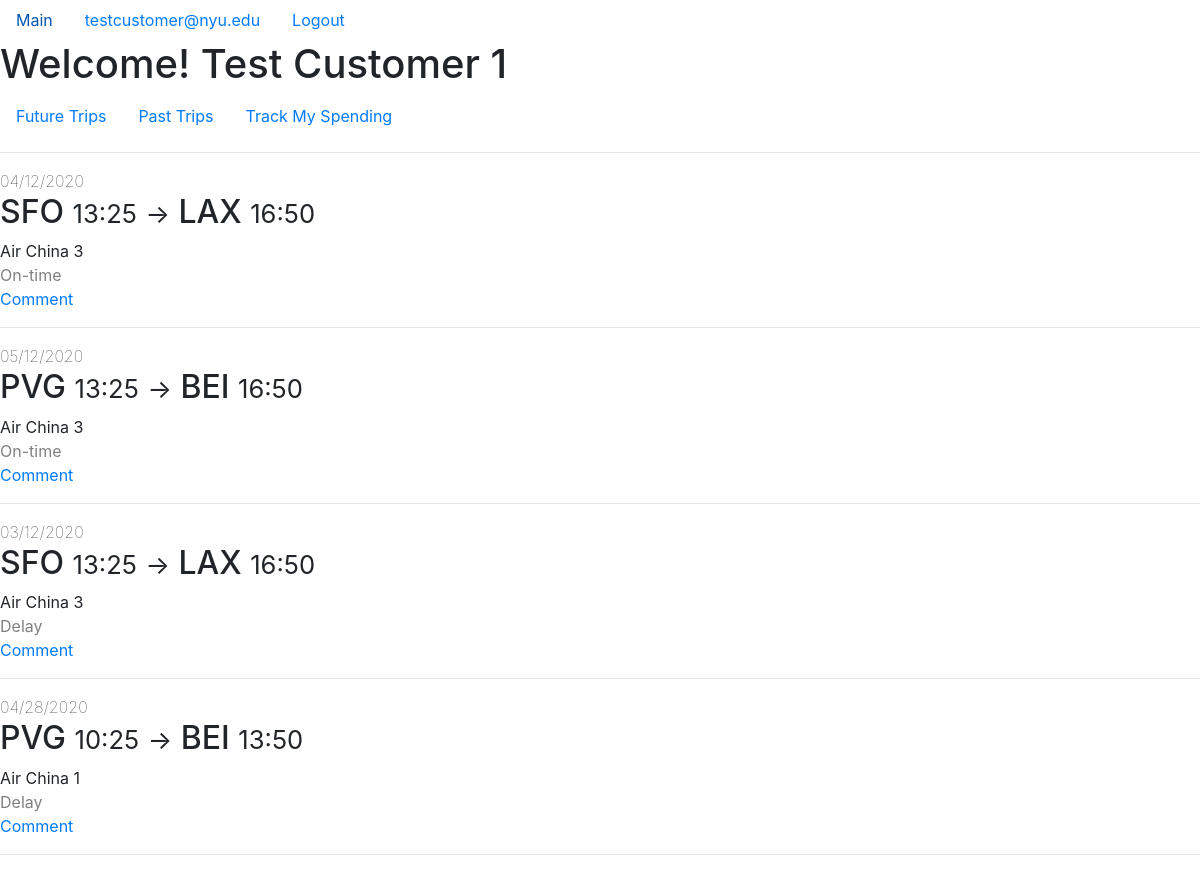
Page /customerPastFlights (signed in) on the committed database.
### app/models.py (models this page shows, shortened)
class Customer(db.Model, UserMixin):
    email = db.Column(db.String(120), primary_key=True)
    password = db.Column(db.String(60), nullable=False)
    name = db.Column(db.String(100), nullable=False)
    building = db.Column(db.String(20), nullable=False)
    street = db.Column(db.String(20), nullable=False)
    city = db.Column(db.String(20), nullable=False)
    state = db.Column(db.String(20), nullable=False)
    phone = db.Column(db.String(20), nullable=False)
    passport_number = db.Column(db.String(20),nullable=False)
    passport_expire = db.Column(db.Date, nullable=False)
    passport_country = db.Column(db.String(20), nullable=False)
    date_of_birth = db.Column(db.Date, nullable=False)
    tickets = db.relationship("Ticket", backref="customer", lazy=True)
    def get_id(self):
        return self.email
    def get_user_type(self):
        return "Customer"

class Flight(db.Model):
    flight_num = db.Column(db.String(5), primary_key=True)
    depart_datetime = db.Column(db.DateTime, primary_key=True)
    airline_name = db.Column(db.String(20),
                             db.ForeignKey("airplane.airline_name"),
                             primary_key=True)
    depart_airport = db.Column(db.String(20),
                               db.ForeignKey("airport.name"),
                               nullable=False)
    arrival_datetime = db.Column(db.DateTime, nullable=False)
    arrival_airport = db.Column(db.String(20),
                                db.ForeignKey("airport.name"),
                                nullable=False)
    base_price = db.Column(db.Integer, nullable=False)
    airplane_id = db.Column(db.String(5),
                            db.ForeignKey("airplane.id"),
                            nullable=False)
    status = db.Column(db.String(10), nullable=False)
    tickets = db.relationship("Ticket",
                              backref="flight",
                              lazy=True,
                              primaryjoin='''and_(Flight.flight_num==Ticket.flight_num,
                                            Flight.depart_datetime==Ticket.depart_datetime,
                                            Flight.airline_name==Ticket.airline_name)''')

### app/routes.py (the view)
@app.route("/customerPastFlights", methods=["GET"])
@login_required
def customer_past_flights():
    if (current_user.get_user_type() == "Staff"):
        return redirect(url_for("staff_past_flights"))
    all_tickets = Ticket.query.filter(
        Ticket.customer_email==current_user.email,
        Ticket.depart_datetime <= datetime.datetime.now()
    ).all()
    flights = [ticket.flight for ticket in all_tickets]
    return render_template("customer_past_flights.html", flights=flights)

### app/models.py (called while the page is built)
@login_manager.user_loader
def load_user(user_id):
    result = Staff.query.get(user_id)
    if (result is None):
        return Customer.query.get(user_id)
    else:
        return result

### app/templates/customer_past_flights.html (shortened to what this page needs)
{% extends "customer_layout.html" %}
{% block home_content %}
    <hr>
    {% for flight in flights %}
        <div>
            <span style="font-weight:lighter">{{ flight.depart_datetime.strftime("%m/%d/%Y") }}</span><br>
            <h2>
                {{ flight.depart_airport }}
                <small>{{ flight.depart_datetime.strftime("%H:%M") }}</small>
                <small>-></small>
                {{ flight.arrival_airport }}
                <small>{{ flight.arrival_datetime.strftime("%H:%M") }}</small>
            </h2>
            <span>{{ flight.airline_name }} {{ flight.airplane_id }}</span><br>
            <span style="color:gray">{{ flight.status }}</span><br>
            <a href="{{ url_for('flight_comment',
                                flight_num=flight.flight_num,
                                depart_datetime=flight.depart_datetime,
                                airline_name=flight.airline_name) }}">
                Comment
            </a>
        </div>
        <hr>
    {% endfor %}
{% endblock %}

### app/templates/customer_layout.html
{% extends "layout.html" %}
{% block content %}
    <h1>Welcome! {{ current_user.name }}</h1>
    <ul class="nav">
        <li class="nav-item">
            <a class="nav-link" href="{{ url_for('customer_future_flights') }}"">Future Trips</a>
        </li>
        <li class="nav-item">
            <a class="nav-link" href="{{ url_for('customer_past_flights') }}">Past Trips</a>
        </li>
        <li>
            <a class="nav-link" href="{{ url_for('spending_track') }}">Track My Spending</a>
        </li>
    </ul>
    {% block home_content %}{% endblock %}
{% endblock content %}

### app/templates/layout.html (shortened to what this page needs)
<!DOCTYPE html>
<html lang="en">
<head>
    <link rel="stylesheet" href="https://stackpath.bootstrapcdn.com/bootstrap/4.4.1/css/bootstrap.min.css">
    <link rel="stylesheet" href="https://cdnjs.cloudflare.com/ajax/libs/Chart.js/2.9.3/Chart.min.css" />
</head>
<body>
    <ul class="nav">
        <li class="nav-item">
            <a class="nav-link" href="{{ url_for('home') }}">Main</a>
        </li>
        {% if current_user.is_authenticated %}
            <li class="nav-item">
                {% if current_user.get_user_type() == "Customer" %}
                    <a class="nav-link" href="{{ url_for('customer_future_flights') }}">{{ current_user.get_id() }}</a>
                {% else %}
                    <a class="nav-link" href="{{ url_for('staff_flights') }}">{{ current_user.get_id() }}</a>
                {% endif %}
            </li>
            <li class="nav-item">
                <a class="nav-link" href="{{ url_for('logout') }}">Logout</a>
            </li>
        {% endif %}
    </ul>
    {% block content %}{% endblock %}
</body>
</html>

### rows in the picture
Customer: get_id "testcustomer@nyu.edu", name "Test Customer 1"
Flight: depart_datetime "04/12/2020", depart_airport "SFO", depart_datetime "13:25", arrival_airport "LAX", arrival_datetime "16:50", airline_name "Air China", airplane_id "3", status "On-time"
Flight: depart_datetime "05/12/2020", depart_airport "PVG", depart_datetime "13:25", arrival_airport "BEI", arrival_datetime "16:50", airline_name "Air China", airplane_id "3", status "On-time"
Flight: depart_datetime "03/12/2020", depart_airport "SFO", depart_datetime "13:25", arrival_airport "LAX", arrival_datetime "16:50", airline_name "Air China", airplane_id "3", status "Delay"
Flight: depart_datetime "04/28/2020", depart_airport "PVG", depart_datetime "10:25", arrival_airport "BEI", arrival_datetime "13:50", airline_name "Air China", airplane_id "1", status "Delay"
